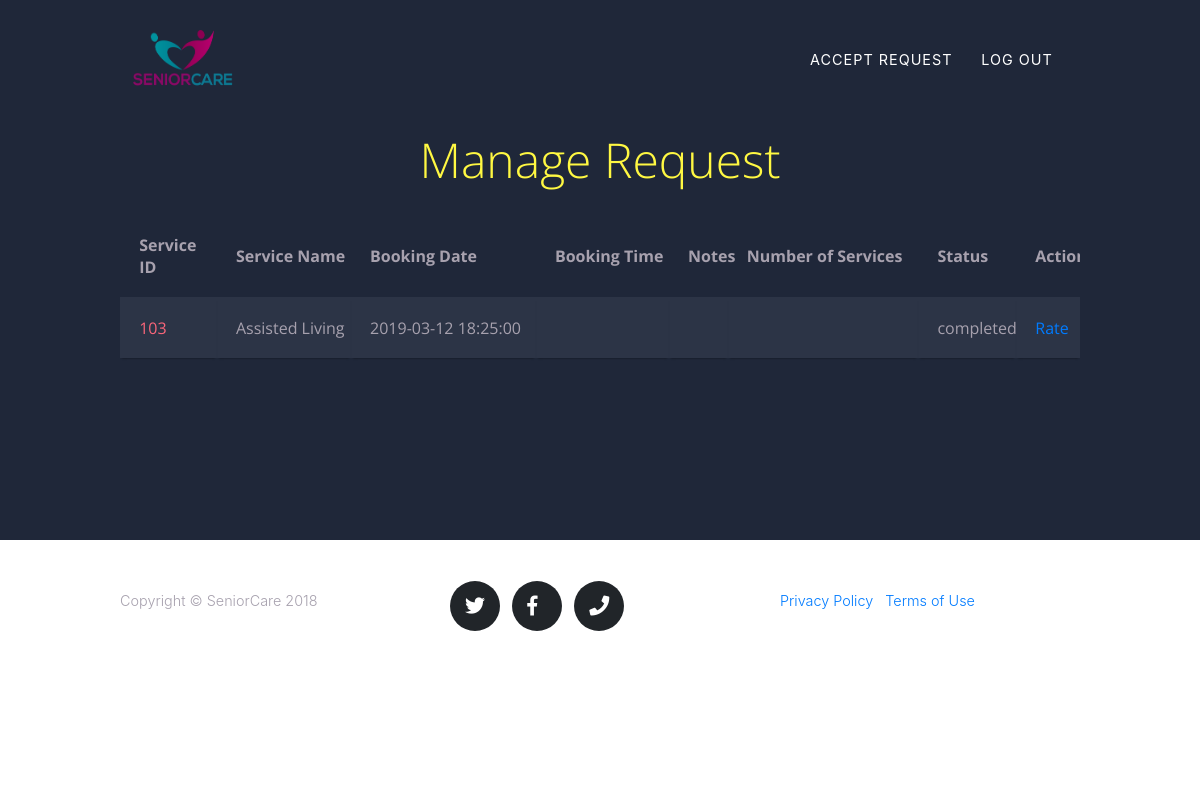
The app's page /manageRequestProvider.php (signed in) with its own data.
### tables this page shows
CREATE TABLE Request(
ID INT(3) PRIMARY KEY AUTO_INCREMENT,
demander varchar(20) NOT NULL,
supplier varchar(20),
service CHAR(5) NOT NULL,
notes VARCHAR(255),
status VARCHAR(10) NOT NULL DEFAULT 'pending',
acquiredDate DATETIME NOT NULL,
requestCreated TIMESTAMP DEFAULT CURRENT_TIMESTAMP(),
FOREIGN KEY (demander) REFERENCES Users(username),
FOREIGN KEY (supplier) REFERENCES Users(username),
FOREIGN KEY (service) REFERENCES Services(serviceCode)
);

CREATE TABLE Services(
serviceCode CHAR(5) PRIMARY KEY,
title VARCHAR(25) NOT NULL
);

### manageRequestProvider.php (the view, shortened to what this page needs)
  <html lang="en" dir="ltr">
  <head>
    <link href="style.css" rel="stylesheet">
    <link rel="stylesheet" href="https://use.fontawesome.com/releases/v5.4.1/css/all.css"
>
    <link rel="stylesheet" href="https://maxcdn.bootstrapcdn.com/bootstrap/4.0.0/css/bootstrap.min.css"
>
    <link rel="stylesheet" type="text/css" href="style_mr.css">
	</head>
<body>
    <nav class="navbar navbar-expand-lg navbar-dark fixed-top" id="mainNav">
      <div class="container">
        <a class="navbar-brand js-scroll-trigger" href="#page-top"><img src="img\LogoS.png" class="logo"></a>
        <div class="collapse navbar-collapse" id="navbarResponsive">
          <ul class="navbar-nav text-uppercase ml-auto">
            <li class="nav-item">
              <a class="nav-link js-scroll-trigger" href="#">Accept Request</a>
            </li>
            <li class="nav-item">
              <a class="nav-link js-scroll-trigger" href="includes/logout.php">Log Out</a>
            </li>
          </ul>
        </div>
      </div>
    </nav>
    <br><br><br> <br> <br><br>
    <h1 class="yellow">Manage Request</h1>
    <br>
    <div class="container">
      <table>
        <tr>
          <th>Service ID</th>
          <th>Service Name</th>
          <th>Booking Date</th>
          <th>Booking Time</th>
          <th>Notes</th>
          <th>Number of Services</th>
          <th>Status</th>
          <th>Action</th>
        </tr>
        <?php
		include "includes/dbconnection.php";
          $sql = "SELECT
					R.ID AS serviceID,
					S.title AS serviceName,
					R.acquiredDate AS bookingDate,
					NULL AS bookingTime,
					R.notes,
					NULL AS numOfServices,
					R.status
					FROM request AS R
					INNER JOIN services AS S ON S.serviceCode = R.service
					WHERE R.supplier LIKE '".$_SESSION['username']."';";
          $result = mysqli_query($dbCon,$sql);
          if ($result-> num_rows > 0 ){
            while($row = $result -> fetch_assoc()){?>
              <tr>
				<td>
					<?php echo $row["serviceID"];?>
				</td>
				<td>
					<?php echo $row["serviceName"];?>
				</td>
				<td>
					<?php echo $row["bookingDate"];?>
				</td>
				<td>
				</td>
				<td>
				</td>
				<td>
				</td>
				<td>
					<?php echo $row["status"]?>
				</td>
				<td>
					<?php if($row["status"]=="accepted"){
						echo '<a href="action.php?id='.$row['serviceID'].'&action=2">Completed</a>';
					}elseif($row["status"]=="completed"){
						echo '<a href="rate.php?id='.$row['serviceID'].'">Rate</a>';
					} ?>
				</td>
              </tr>
            </table>
			<?php }} else {
            echo "0 result";
          }
           ?>
    </div>
  <?php include "footer.php" ?>
</body>
</html>

### style.css (style rules this page uses)
#mainNav { background-color: #212529; }
#mainNav .navbar-nav .nav-item .nav-link { font-size: 90%; font-weight: 400; padding: 0.75em 0; letter-spacing: 1px; color: white; font-family: 'Montserrat', -apple-system, BlinkMacSystemFont, 'Segoe UI', Roboto, 'Helvetica Neue', Arial, sans-serif, 'Apple Color Emoji', 'Segoe UI Emoji', 'Segoe UI Symbol', 'Noto Color Emoji'; }
@media (min-width: 992px) { #mainNav { padding-top: 25px; padding-bottom: 25px; -webkit-transition: padding-top 0.3s, padding-bottom 0.3s; transition: padding-top 0.3s, padding-bottom 0.3s; border: none; background-color: transparent; } }
@media (min-width: 992px) { #mainNav .navbar-nav .nav-item .nav-link { padding: 1.1em 1em !important; } }
.logo { width: 100px; height: 60px; }
.nav-link { font-size: 18px; }

### style_mr.css (style rules this page uses)
body { font-family: 'Open Sans', sans-serif; font-weight: 300; line-height: 1.42em; color:#A7A1AE; background-color:#1F2739; }
table { border-collapse: collapse; width: 100%; }
h1 { font-size:3em; font-weight: 300; line-height:1em; text-align: center; color: #4DC3FA; }
.yellow { color: #FFF842; }
.container td { font-weight: normal; font-size: 1em; -webkit-box-shadow: 0 2px 2px -2px #0E1119; -moz-box-shadow: 0 2px 2px -2px #0E1119; box-shadow: 0 2px 2px -2px #0E1119; }
.container { text-align: left; overflow: hidden; width: 80%; margin: 0 auto; display: table; padding: 0 0 8em 0; }
.container td, .container th { padding-bottom: 2%; padding-top: 2%; padding-left:2%; }
.container tr:nth-child(odd) { background-color: #323C50; }
.container tr:nth-child(even) { background-color: #2C3446; }
.container th { background-color: #1F2739; }
.container td:first-child { color: #FB667A; }

### records on screen
request: ID "103", service.title "Assisted Living", acquiredDate "2019-03-12 18:25:00", status "completed"
